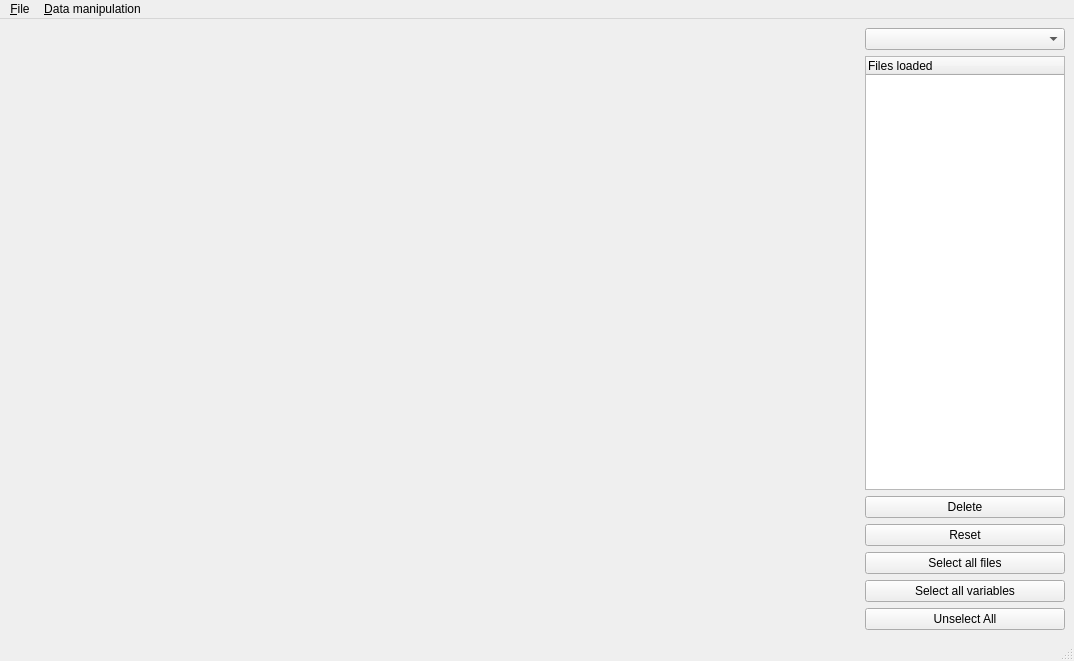
<?xml version="1.0" encoding="UTF-8"?>
<ui version="4.0">
 <class>MainWindow</class>
 <widget class="QMainWindow" name="MainWindow">
  <property name="geometry">
   <rect>
    <x>0</x>
    <y>0</y>
    <width>1074</width>
    <height>661</height>
   </rect>
  </property>
  <property name="sizePolicy">
   <sizepolicy hsizetype="Expanding" vsizetype="Expanding">
    <horstretch>0</horstretch>
    <verstretch>0</verstretch>
   </sizepolicy>
  </property>
  <property name="windowTitle">
   <string>MainWindow</string>
  </property>
  <widget class="QWidget" name="centralwidget">
   <property name="enabled">
    <bool>true</bool>
   </property>
   <property name="sizePolicy">
    <sizepolicy hsizetype="Expanding" vsizetype="Expanding">
     <horstretch>0</horstretch>
     <verstretch>0</verstretch>
    </sizepolicy>
   </property>
   <layout class="QHBoxLayout" name="horizontalLayout_3">
    <item>
     <layout class="QVBoxLayout" name="mplvl">
      <property name="sizeConstraint">
       <enum>QLayout::SetMinimumSize</enum>
      </property>
     </layout>
    </item>
    <item>
     <spacer name="horizontalSpacer">
      <property name="orientation">
       <enum>Qt::Horizontal</enum>
      </property>
      <property name="sizeHint" stdset="0">
       <size>
        <width>40</width>
        <height>20</height>
       </size>
      </property>
     </spacer>
    </item>
    <item>
     <layout class="QVBoxLayout" name="verticalLayout">
      <property name="spacing">
       <number>6</number>
      </property>
      <property name="sizeConstraint">
       <enum>QLayout::SetFixedSize</enum>
      </property>
      <item>
       <widget class="QComboBox" name="plot_name"/>
      </item>
      <item>
       <layout class="QHBoxLayout" name="horizontalLayout">
        <property name="spacing">
         <number>6</number>
        </property>
        <property name="sizeConstraint">
         <enum>QLayout::SetDefaultConstraint</enum>
        </property>
        <item>
         <widget class="CustomTreeWidget" name="list_file">
          <property name="sizePolicy">
           <sizepolicy hsizetype="Fixed" vsizetype="Expanding">
            <horstretch>2</horstretch>
            <verstretch>0</verstretch>
           </sizepolicy>
          </property>
          <property name="minimumSize">
           <size>
            <width>200</width>
            <height>0</height>
           </size>
          </property>
          <property name="maximumSize">
           <size>
            <width>100</width>
            <height>16777215</height>
           </size>
          </property>
          <column>
           <property name="text">
            <string>Files loaded</string>
           </property>
          </column>
         </widget>
        </item>
       </layout>
      </item>
      <item>
       <layout class="QGridLayout" name="gridLayout_2">
        <property name="horizontalSpacing">
         <number>6</number>
        </property>
        <item row="1" column="0">
         <widget class="QPushButton" name="reset_buttn">
          <property name="minimumSize">
           <size>
            <width>200</width>
            <height>0</height>
           </size>
          </property>
          <property name="text">
           <string>Reset</string>
          </property>
         </widget>
        </item>
        <item row="0" column="0">
         <widget class="QPushButton" name="delete_buttn">
          <property name="minimumSize">
           <size>
            <width>200</width>
            <height>0</height>
           </size>
          </property>
          <property name="text">
           <string>Delete</string>
          </property>
         </widget>
        </item>
        <item row="3" column="0">
         <widget class="QPushButton" name="select_all_vars">
          <property name="text">
           <string>Select all variables</string>
          </property>
         </widget>
        </item>
        <item row="2" column="0">
         <widget class="QPushButton" name="select_all_files">
          <property name="text">
           <string>Select all files</string>
          </property>
         </widget>
        </item>
        <item row="4" column="0">
         <widget class="QPushButton" name="unselect_all">
          <property name="text">
           <string>Unselect All</string>
          </property>
         </widget>
        </item>
       </layout>
      </item>
     </layout>
    </item>
   </layout>
  </widget>
  <widget class="QMenuBar" name="menubar">
   <property name="geometry">
    <rect>
     <x>0</x>
     <y>0</y>
     <width>1074</width>
     <height>22</height>
    </rect>
   </property>
   <widget class="QMenu" name="menu_File">
    <property name="title">
     <string>&amp;File</string>
    </property>
   </widget>
   <widget class="QMenu" name="menuData_manipulation">
    <property name="title">
     <string>&amp;Data manipulation</string>
    </property>
   </widget>
   <addaction name="menu_File"/>
   <addaction name="menuData_manipulation"/>
  </widget>
  <widget class="QStatusBar" name="statusbar"/>
  <action name="action_Import_file">
   <property name="text">
    <string>&amp;Import</string>
   </property>
  </action>
 </widget>
 <customwidgets>
  <customwidget>
   <class>CustomTreeWidget</class>
   <extends>QTreeWidget</extends>
   <header>totoview.core.customtree</header>
  </customwidget>
 </customwidgets>
 <connections/>
</ui>
